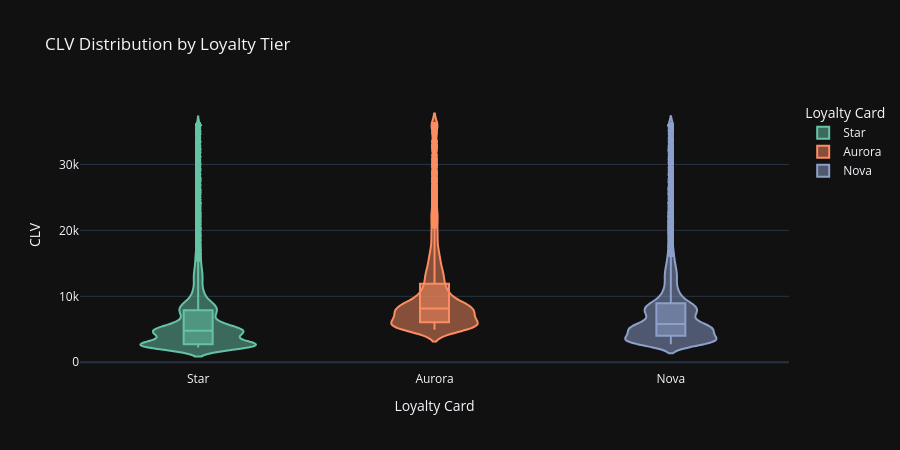

Notebook code for this chart:
### Markdown cell above
### 2.2 CLV Distribution

### Code cell
fig = px.violin(loyalty, x='Loyalty Card', y='CLV', color='Loyalty Card',
                title='CLV Distribution by Loyalty Tier',
                color_discrete_sequence=COLORS, box=True)
fig.update_layout(template=DARK_TEMPLATE, height=450)
fig.show()

### Figure 1 — Plotly figure (JSON) as saved in the notebook; plotly's stock layout.template omitted (floating-point values rounded to 4 significant figures; data arrays with more than 128 entries replaced by an {"elided": "..."} marker saying what was removed)
{"data": [{"alignmentgroup": "True", "box": {"visible": true}, "hovertemplate": "Loyalty Card=%{x}<br>CLV=%{y}<extra></extra>", "legendgroup": "Star", "marker": {"color": "rgb(102,194,165)"}, "name": "Star", "offsetgroup": "Star", "orientation": "v", "scalegroup": "True", "showlegend": true, "type": "violin", "x": {"elided": "7637 str values"}, "x0": " ", "xaxis": "x", "y": {"elided": "7637 float values"}, "y0": " ", "yaxis": "y"}, {"alignmentgroup": "True", "box": {"visible": true}, "hovertemplate": "Loyalty Card=%{x}<br>CLV=%{y}<extra></extra>", "legendgroup": "Aurora", "marker": {"color": "rgb(252,141,98)"}, "name": "Aurora", "offsetgroup": "Aurora", "orientation": "v", "scalegroup": "True", "showlegend": true, "type": "violin", "x": {"elided": "3429 str values"}, "x0": " ", "xaxis": "x", "y": {"elided": "3429 float values"}, "y0": " ", "yaxis": "y"}, {"alignmentgroup": "True", "box": {"visible": true}, "hovertemplate": "Loyalty Card=%{x}<br>CLV=%{y}<extra></extra>", "legendgroup": "Nova", "marker": {"color": "rgb(141,160,203)"}, "name": "Nova", "offsetgroup": "Nova", "orientation": "v", "scalegroup": "True", "showlegend": true, "type": "violin", "x": {"elided": "5671 str values"}, "x0": " ", "xaxis": "x", "y": {"elided": "5671 float values"}, "y0": " ", "yaxis": "y"}], "layout": {"height": 450, "legend": {"title": {"text": "Loyalty Card"}, "tracegroupgap": 0}, "title": {"text": "CLV Distribution by Loyalty Tier"}, "violinmode": "overlay", "xaxis": {"anchor": "y", "categoryarray": ["Star", "Aurora", "Nova"], "categoryorder": "array", "domain": [0, 1], "title": {"text": "Loyalty Card"}}, "yaxis": {"anchor": "x", "domain": [0, 1], "title": {"text": "CLV"}}}}
